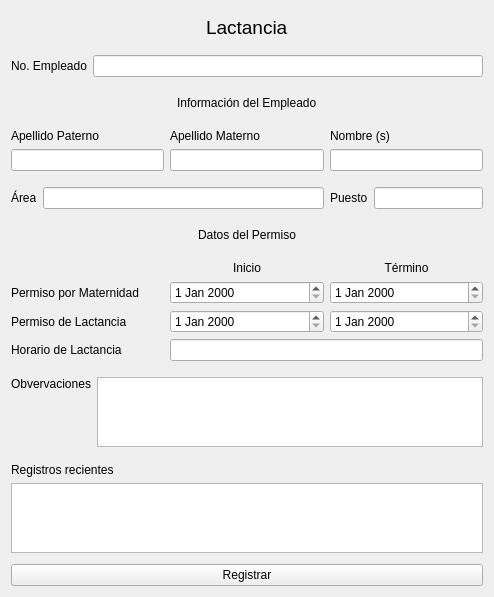
<?xml version="1.0" encoding="UTF-8"?>
<ui version="4.0">
 <class>Form</class>
 <widget class="QWidget" name="Form">
  <property name="geometry">
   <rect>
    <x>0</x>
    <y>0</y>
    <width>494</width>
    <height>578</height>
   </rect>
  </property>
  <property name="windowTitle">
   <string>Form</string>
  </property>
  <layout class="QGridLayout" name="gridLayout_3">
   <item row="0" column="0" colspan="3">
    <layout class="QHBoxLayout" name="horizontalLayout">
     <property name="spacing">
      <number>5</number>
     </property>
     <property name="sizeConstraint">
      <enum>QLayout::SetDefaultConstraint</enum>
     </property>
     <property name="leftMargin">
      <number>4</number>
     </property>
     <property name="topMargin">
      <number>5</number>
     </property>
     <property name="rightMargin">
      <number>4</number>
     </property>
     <property name="bottomMargin">
      <number>5</number>
     </property>
     <item>
      <spacer name="horizontalSpacer">
       <property name="orientation">
        <enum>Qt::Horizontal</enum>
       </property>
       <property name="sizeHint" stdset="0">
        <size>
         <width>40</width>
         <height>20</height>
        </size>
       </property>
      </spacer>
     </item>
     <item>
      <widget class="QLabel" name="title_lactancia_label">
       <property name="font">
        <font>
         <pointsize>14</pointsize>
        </font>
       </property>
       <property name="text">
        <string>Lactancia</string>
       </property>
      </widget>
     </item>
     <item>
      <spacer name="horizontalSpacer_2">
       <property name="orientation">
        <enum>Qt::Horizontal</enum>
       </property>
       <property name="sizeHint" stdset="0">
        <size>
         <width>40</width>
         <height>20</height>
        </size>
       </property>
      </spacer>
     </item>
    </layout>
   </item>
   <item row="1" column="0" colspan="3">
    <layout class="QHBoxLayout" name="horizontalLayout_2">
     <property name="sizeConstraint">
      <enum>QLayout::SetDefaultConstraint</enum>
     </property>
     <property name="topMargin">
      <number>5</number>
     </property>
     <property name="bottomMargin">
      <number>5</number>
     </property>
     <item>
      <widget class="QLabel" name="no_emp_label">
       <property name="text">
        <string>No. Empleado</string>
       </property>
      </widget>
     </item>
     <item>
      <widget class="QLineEdit" name="no_emp_input"/>
     </item>
    </layout>
   </item>
   <item row="2" column="0" colspan="3">
    <layout class="QHBoxLayout" name="horizontalLayout_3">
     <property name="topMargin">
      <number>5</number>
     </property>
     <property name="bottomMargin">
      <number>5</number>
     </property>
     <item>
      <spacer name="horizontalSpacer_3">
       <property name="orientation">
        <enum>Qt::Horizontal</enum>
       </property>
       <property name="sizeHint" stdset="0">
        <size>
         <width>40</width>
         <height>20</height>
        </size>
       </property>
      </spacer>
     </item>
     <item>
      <widget class="QLabel" name="inf_emp_label">
       <property name="text">
        <string>Información del Empleado</string>
       </property>
      </widget>
     </item>
     <item>
      <spacer name="horizontalSpacer_4">
       <property name="orientation">
        <enum>Qt::Horizontal</enum>
       </property>
       <property name="sizeHint" stdset="0">
        <size>
         <width>40</width>
         <height>20</height>
        </size>
       </property>
      </spacer>
     </item>
    </layout>
   </item>
   <item row="3" column="0">
    <layout class="QVBoxLayout" name="verticalLayout">
     <property name="topMargin">
      <number>5</number>
     </property>
     <property name="bottomMargin">
      <number>5</number>
     </property>
     <item>
      <widget class="QLabel" name="aPaterno_label">
       <property name="text">
        <string>Apellido Paterno</string>
       </property>
      </widget>
     </item>
     <item>
      <widget class="QLineEdit" name="aPaterno_input"/>
     </item>
    </layout>
   </item>
   <item row="3" column="1">
    <layout class="QVBoxLayout" name="verticalLayout_2">
     <property name="topMargin">
      <number>5</number>
     </property>
     <property name="bottomMargin">
      <number>5</number>
     </property>
     <item>
      <widget class="QLabel" name="aMaterno_label">
       <property name="text">
        <string>Apellido Materno</string>
       </property>
      </widget>
     </item>
     <item>
      <widget class="QLineEdit" name="aMaterno_input"/>
     </item>
    </layout>
   </item>
   <item row="3" column="2">
    <layout class="QVBoxLayout" name="verticalLayout_3">
     <property name="topMargin">
      <number>5</number>
     </property>
     <property name="bottomMargin">
      <number>5</number>
     </property>
     <item>
      <widget class="QLabel" name="nombre_label">
       <property name="text">
        <string>Nombre (s)</string>
       </property>
      </widget>
     </item>
     <item>
      <widget class="QLineEdit" name="nombre_input"/>
     </item>
    </layout>
   </item>
   <item row="4" column="0" colspan="2">
    <layout class="QHBoxLayout" name="horizontalLayout_4">
     <property name="topMargin">
      <number>5</number>
     </property>
     <property name="bottomMargin">
      <number>5</number>
     </property>
     <item>
      <widget class="QLabel" name="area_label">
       <property name="text">
        <string>Área</string>
       </property>
      </widget>
     </item>
     <item>
      <widget class="QLineEdit" name="area_input"/>
     </item>
    </layout>
   </item>
   <item row="4" column="2">
    <layout class="QHBoxLayout" name="horizontalLayout_5">
     <property name="topMargin">
      <number>5</number>
     </property>
     <property name="bottomMargin">
      <number>5</number>
     </property>
     <item>
      <widget class="QLabel" name="puesto_label">
       <property name="text">
        <string>Puesto</string>
       </property>
      </widget>
     </item>
     <item>
      <widget class="QLineEdit" name="puesto_input"/>
     </item>
    </layout>
   </item>
   <item row="5" column="0" colspan="3">
    <layout class="QHBoxLayout" name="horizontalLayout_6">
     <property name="topMargin">
      <number>5</number>
     </property>
     <property name="bottomMargin">
      <number>5</number>
     </property>
     <item>
      <spacer name="horizontalSpacer_5">
       <property name="orientation">
        <enum>Qt::Horizontal</enum>
       </property>
       <property name="sizeHint" stdset="0">
        <size>
         <width>40</width>
         <height>20</height>
        </size>
       </property>
      </spacer>
     </item>
     <item>
      <widget class="QLabel" name="datos_permiso_label">
       <property name="text">
        <string>Datos del Permiso</string>
       </property>
      </widget>
     </item>
     <item>
      <spacer name="horizontalSpacer_6">
       <property name="orientation">
        <enum>Qt::Horizontal</enum>
       </property>
       <property name="sizeHint" stdset="0">
        <size>
         <width>40</width>
         <height>20</height>
        </size>
       </property>
      </spacer>
     </item>
    </layout>
   </item>
   <item row="6" column="0" colspan="3">
    <layout class="QGridLayout" name="gridLayout">
     <property name="topMargin">
      <number>5</number>
     </property>
     <property name="bottomMargin">
      <number>5</number>
     </property>
     <item row="0" column="1">
      <widget class="QLabel" name="inicio_label">
       <property name="layoutDirection">
        <enum>Qt::LeftToRight</enum>
       </property>
       <property name="autoFillBackground">
        <bool>false</bool>
       </property>
       <property name="text">
        <string>Inicio</string>
       </property>
       <property name="alignment">
        <set>Qt::AlignCenter</set>
       </property>
      </widget>
     </item>
     <item row="0" column="2">
      <widget class="QLabel" name="termino_label">
       <property name="text">
        <string>Término</string>
       </property>
       <property name="alignment">
        <set>Qt::AlignCenter</set>
       </property>
      </widget>
     </item>
     <item row="2" column="1">
      <widget class="QDateEdit" name="lac_inicio_input"/>
     </item>
     <item row="1" column="2">
      <widget class="QDateEdit" name="mat_termino_input"/>
     </item>
     <item row="1" column="0">
      <widget class="QLabel" name="per_mat_label">
       <property name="text">
        <string>Permiso por Maternidad</string>
       </property>
      </widget>
     </item>
     <item row="3" column="1" colspan="2">
      <widget class="QLineEdit" name="hor_lac_input"/>
     </item>
     <item row="3" column="0">
      <widget class="QLabel" name="hor_lac_label">
       <property name="text">
        <string>Horario de Lactancia</string>
       </property>
      </widget>
     </item>
     <item row="2" column="0">
      <widget class="QLabel" name="per_lac_label">
       <property name="text">
        <string>Permiso de Lactancia</string>
       </property>
      </widget>
     </item>
     <item row="1" column="1">
      <widget class="QDateEdit" name="mat_inicio_input"/>
     </item>
     <item row="2" column="2">
      <widget class="QDateEdit" name="lac_termino_input"/>
     </item>
    </layout>
   </item>
   <item row="7" column="0" colspan="3">
    <layout class="QGridLayout" name="gridLayout_2">
     <property name="topMargin">
      <number>5</number>
     </property>
     <property name="bottomMargin">
      <number>5</number>
     </property>
     <item row="0" column="1">
      <widget class="QTextEdit" name="observ_input"/>
     </item>
     <item row="0" column="0">
      <widget class="QLabel" name="observ_label">
       <property name="text">
        <string>Obvervaciones</string>
       </property>
       <property name="alignment">
        <set>Qt::AlignLeading|Qt::AlignLeft|Qt::AlignTop</set>
       </property>
      </widget>
     </item>
    </layout>
   </item>
   <item row="8" column="0" colspan="3">
    <layout class="QVBoxLayout" name="q_table_layout">
     <property name="topMargin">
      <number>5</number>
     </property>
     <property name="bottomMargin">
      <number>5</number>
     </property>
     <item>
      <widget class="QLabel" name="table_label">
       <property name="text">
        <string>Registros recientes</string>
       </property>
      </widget>
     </item>
     <item>
      <widget class="QTableWidget" name="table_display"/>
     </item>
    </layout>
   </item>
   <item row="9" column="0" colspan="3">
    <widget class="QPushButton" name="registrar_btn">
     <property name="maximumSize">
      <size>
       <width>16777215</width>
       <height>16777210</height>
      </size>
     </property>
     <property name="text">
      <string>Registrar</string>
     </property>
     <property name="autoDefault">
      <bool>false</bool>
     </property>
     <property name="default">
      <bool>false</bool>
     </property>
     <property name="flat">
      <bool>false</bool>
     </property>
    </widget>
   </item>
  </layout>
 </widget>
 <resources/>
 <connections/>
</ui>
